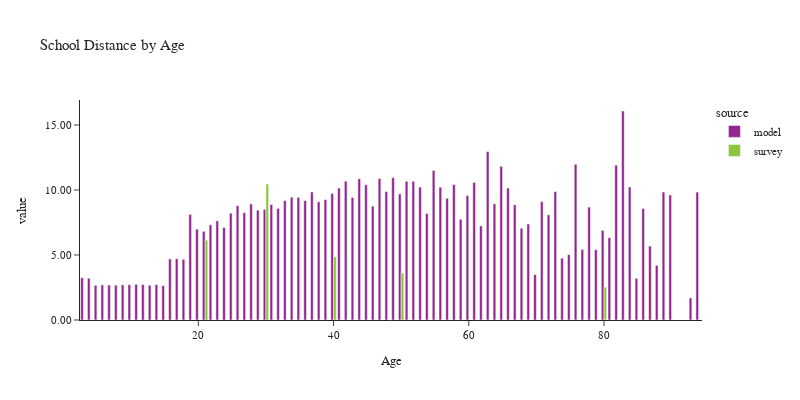

Source (notebook cell):
### Code cell
plot_school_location(df_students, 'pagey', 'Age', 'Age')

### Figure 1 — Plotly figure (JSON) as saved in the notebook; plotly's stock layout.template omitted (floating-point values rounded to 4 significant figures)
{"data": [{"alignmentgroup": "True", "customdata": [[1], [1], [1], [1], [1], [1], [1], [1], [1], [1], [1], [1], [1], [1], [1], [1], [1], [1], [1], [1], [1], [1], [1], [1], [1], [1], [1], [1], [1], [1], [1], [1], [1], [1], [1], [1], [1], [1], [1], [1], [1], [1], [1], [1], [1], [1], [1], [1], [1], [1], [1], [1], [1], [1], [1], [1], [1], [1], [1], [1], [1], [1], [1], [1], [1], [1], [1], [1], [1], [1], [1], [1], [1], [1], [1], [1], [1], [1], [1], [1], [1], [1], [1], [1], [1], [1], [1], [1], [1], [1]], "hovertemplate": "source=model<br>pagey=%{x}<br>value=%{y}<br>sample count=%{customdata[0]}<extra></extra>", "legendgroup": "model", "marker": {"color": "#91268F", "pattern": {"shape": ""}}, "name": "model", "offsetgroup": "model", "orientation": "v", "showlegend": true, "textposition": "auto", "type": "bar", "x": [3, 4, 5, 6, 7, 8, 9, 10, 11, 12, 13, 14, 15, 16, 17, 18, 19, 20, 21, 22, 23, 24, 25, 26, 27, 28, 29, 30, 31, 32, 33, 34, 35, 36, 37, 38, 39, 40, 41, 42, 43, 44, 45, 46, 47, 48, 49, 50, 51, 52, 53, 54, 55, 56, 57, 58, 59, 60, 61, 62, 63, 64, 65, 66, 67, 68, 69, 70, 71, 72, 73, 74, 75, 76, 77, 78, 79, 80, 81, 82, 83, 84, 85, 86, 87, 88, 89, 90, 93, 94], "xaxis": "x", "y": [3.252, 3.213, 2.668, 2.699, 2.695, 2.675, 2.703, 2.718, 2.745, 2.723, 2.676, 2.724, 2.641, 4.7, 4.713, 4.671, 8.121, 6.983, 6.824, 7.323, 7.63, 7.114, 8.219, 8.798, 8.255, 8.925, 8.443, 8.505, 8.879, 8.585, 9.185, 9.449, 9.438, 9.184, 9.847, 9.092, 9.257, 9.733, 10.15, 10.68, 9.418, 10.86, 10.4, 8.756, 10.88, 9.883, 10.95, 9.697, 10.67, 10.67, 10.22, 8.194, 11.5, 10.22, 9.36, 10.42, 7.748, 9.567, 10.58, 7.237, 12.96, 8.937, 11.82, 10.15, 8.859, 7.058, 7.387, 3.489, 9.108, 8.092, 9.874, 4.753, 5.029, 11.97, 5.423, 8.682, 5.408, 6.892, 6.33, 11.91, 16.08, 10.23, 3.206, 8.574, 5.687, 4.194, 9.848, 9.61, 1.706, 9.839], "yaxis": "y"}, {"alignmentgroup": "True", "customdata": [[1], [1], [1], [1], [1]], "hovertemplate": "source=survey<br>pagey=%{x}<br>value=%{y}<br>sample count=%{customdata[0]}<extra></extra>", "legendgroup": "survey", "marker": {"color": "#8CC63E", "pattern": {"shape": ""}}, "name": "survey", "offsetgroup": "survey", "orientation": "v", "showlegend": true, "textposition": "auto", "type": "bar", "x": [21, 30, 40, 50, 80], "xaxis": "x", "y": [6.146, 10.46, 4.854, 3.601, 2.523], "yaxis": "y"}], "layout": {"barmode": "group", "font": {"size": 11}, "height": 400, "legend": {"title": {"text": "source"}, "tracegroupgap": 0}, "title": {"text": "School Distance by Age"}, "width": 800, "xaxis": {"anchor": "y", "domain": [0.0, 1.0], "title": {"text": "Age"}}, "yaxis": {"anchor": "x", "domain": [0.0, 1.0], "tickformat": ".2f", "title": {"text": "value"}}}}
